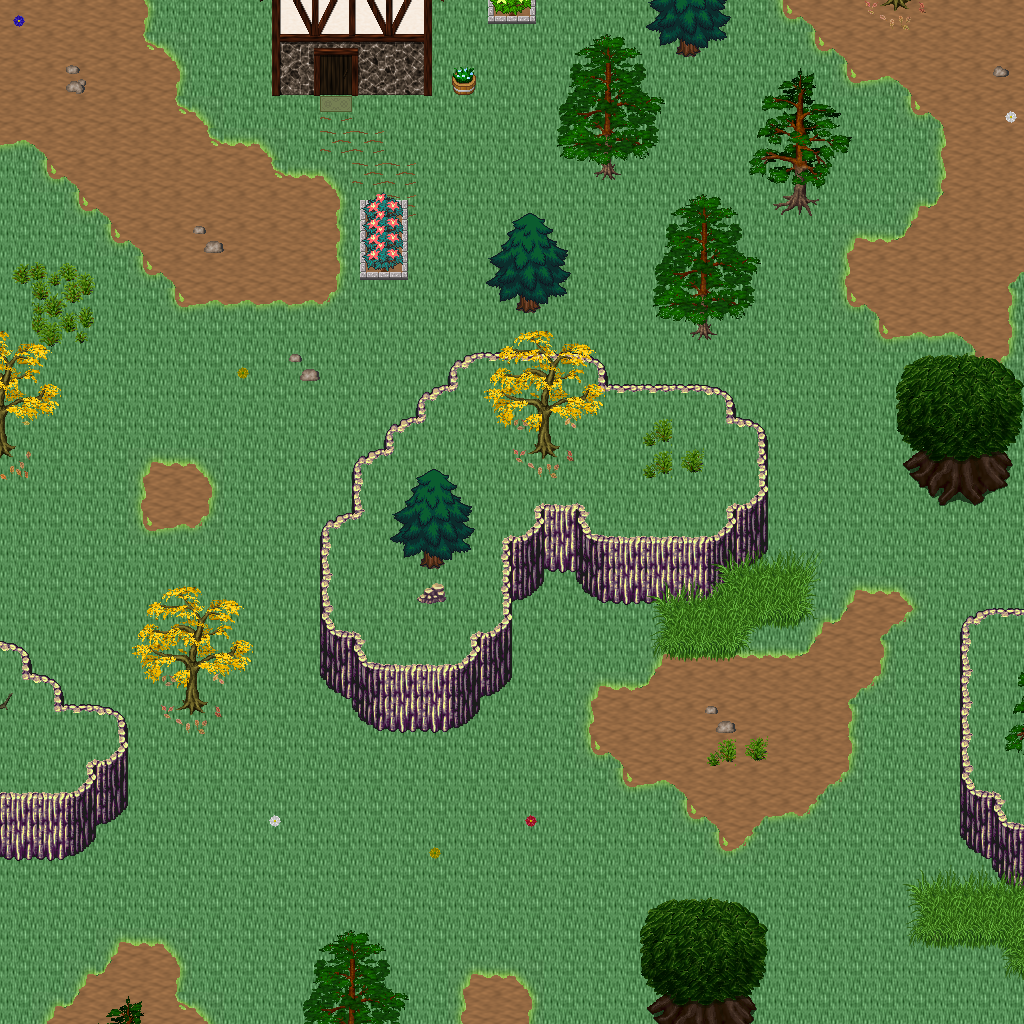

This is a level from a 2D game, rendered from its Tiled map with the project's own tilesets. A one-line summary and the map file follow, with tile-layer data summarised:
An orthogonal 32x32 tile map with 32x32 px tiles, 5 tile layers (Ground, Objects, Objects2, Above, ...), 1 hidden layer not drawn, 33 tilesets.

<map version="1.10" tiledversion="1.11.0" orientation="orthogonal" renderorder="right-down" width="32" height="32" tilewidth="32" tileheight="32" infinite="0" nextlayerid="11" nextobjectid="1">
 <tileset firstgid="1" name="logic_collision" tilewidth="32" tileheight="32" tilecount="1" columns="1">
  <image source="../drawable/logic_collision.png" width="32" height="32" />
 </tileset>
 <tileset firstgid="2" name="ground_ground" tilewidth="32" tileheight="32" tilecount="33" columns="3">
  <image source="../drawable/ground_ground.png" width="96" height="352" />
 </tileset>
 <tileset firstgid="35" name="building_house_3" tilewidth="32" tileheight="32" tilecount="48" columns="6">
  <image source="../drawable/building_house_3.png" width="192" height="256" />
 </tileset>
 <tileset firstgid="83" name="building_house_chalet" tilewidth="32" tileheight="32" tilecount="56" columns="7">
  <image source="../drawable/building_house_chalet.png" width="224" height="256" />
 </tileset>
 <tileset firstgid="139" name="terrain_grassland" tilewidth="32" tileheight="32" tilecount="88" columns="8">
  <image source="../drawable/terrain_grassland.png" width="256" height="352" />
 </tileset>
 <tileset firstgid="227" name="ground_grass_edges" tilewidth="32" tileheight="32" tilecount="36" columns="12">
  <image source="../drawable/ground_grass_edges.png" width="384" height="96" />
 </tileset>
 <tileset firstgid="263" name="ground_grass_corners" tilewidth="32" tileheight="32" tilecount="24" columns="6">
  <image source="../drawable/ground_grass_corners.png" width="192" height="128" />
 </tileset>
 <tileset firstgid="287" name="ground_grass_2" tilewidth="32" tileheight="32" tilecount="21" columns="3">
  <image source="../drawable/ground_grass_2.png" width="96" height="224" />
 </tileset>
 <tileset firstgid="308" name="plant_tree_fall_trees" tilewidth="32" tileheight="32" tilecount="40" columns="8">
  <image source="../drawable/plant_tree_fall_trees.png" width="256" height="160" />
 </tileset>
 <tileset firstgid="348" name="plant_tree_pine_tree" tilewidth="32" tileheight="32" tilecount="20" columns="4">
  <image source="../drawable/plant_tree_pine_tree.png" width="128" height="160" />
 </tileset>
 <tileset firstgid="368" name="plant_tree_pine_tree_1" tilewidth="32" tileheight="32" tilecount="20" columns="4">
  <image source="../drawable/plant_tree_pine_tree_1.png" width="128" height="160" />
 </tileset>
 <tileset firstgid="388" name="plant_tree_tree_darkgreen" tilewidth="32" tileheight="32" tilecount="88" columns="8">
  <image source="../drawable/plant_tree_tree_darkgreen.png" width="256" height="352" />
 </tileset>
 <tileset firstgid="476" name="plant_tree_evergreen" tilewidth="32" tileheight="32" tilecount="36" columns="3">
  <image source="../drawable/plant_tree_evergreen.png" width="96" height="384" />
 </tileset>
 <tileset firstgid="512" name="plant_tree_dead_tree_3" tilewidth="32" tileheight="32" tilecount="16" columns="4">
  <image source="../drawable/plant_tree_dead_tree_3.png" width="128" height="128" />
 </tileset>
 <tileset firstgid="528" name="plant_stump_hollow_logs" tilewidth="32" tileheight="32" tilecount="6" columns="3">
  <image source="../drawable/plant_stump_hollow_logs.png" width="96" height="64" />
 </tileset>
 <tileset firstgid="534" name="plant_stump_stump_purple" tilewidth="32" tileheight="32" tilecount="4" columns="2">
  <image source="../drawable/plant_stump_stump_purple.png" width="64" height="64" />
 </tileset>
 <tileset firstgid="538" name="plant_leaves" tilewidth="32" tileheight="32" tilecount="8" columns="4">
  <image source="../drawable/plant_leaves.png" width="128" height="64" />
 </tileset>
 <tileset firstgid="546" name="building_door_brown_door" tilewidth="32" tileheight="32" tilecount="3" columns="1">
  <image source="../drawable/building_door_brown_door.png" width="32" height="96" />
 </tileset>
 <tileset firstgid="549" name="item_pot_barrel_with_flower" tilewidth="32" tileheight="32" tilecount="2" columns="2">
  <image source="../drawable/item_pot_barrel_with_flower.png" width="64" height="32" />
 </tileset>
 <tileset firstgid="551" name="ground_rock_pebbles" tilewidth="32" tileheight="32" tilecount="3" columns="1">
  <image source="../drawable/ground_rock_pebbles.png" width="32" height="96" />
 </tileset>
 <tileset firstgid="554" name="plant_mushroom3" tilewidth="32" tileheight="32" tilecount="2" columns="2">
  <image source="../drawable/plant_mushroom3.png" width="64" height="32" />
 </tileset>
 <tileset firstgid="556" name="plant_bush_large_green" tilewidth="32" tileheight="32" tilecount="9" columns="3">
  <image source="../drawable/plant_bush_large_green.png" width="96" height="96" />
 </tileset>
 <tileset firstgid="565" name="plant_flower_daisy_blue" tilewidth="32" tileheight="32" tilecount="8" columns="2">
  <image source="../drawable/plant_flower_daisy_blue.png" width="64" height="128" />
 </tileset>
 <tileset firstgid="573" name="plant_flower_daisy_red" tilewidth="32" tileheight="32" tilecount="8" columns="2">
  <image source="../drawable/plant_flower_daisy_red.png" width="64" height="128" />
 </tileset>
 <tileset firstgid="581" name="plant_flower_daisy_white" tilewidth="32" tileheight="32" tilecount="8" columns="2">
  <image source="../drawable/plant_flower_daisy_white.png" width="64" height="128" />
 </tileset>
 <tileset firstgid="589" name="plant_flower_daisy_yellow" tilewidth="32" tileheight="32" tilecount="8" columns="2">
  <image source="../drawable/plant_flower_daisy_yellow.png" width="64" height="128" />
 </tileset>
 <tileset firstgid="597" name="plant_flower_stone_edge_beds" tilewidth="32" tileheight="32" tilecount="24" columns="8">
  <image source="../drawable/plant_flower_stone_edge_beds.png" width="256" height="96" />
 </tileset>
 <tileset firstgid="621" name="logic_creature_human_evil" tilewidth="32" tileheight="32" tilecount="16" columns="8">
  <image source="../drawable/logic_creature_human_evil.png" width="256" height="64" />
 </tileset>
 <tileset firstgid="637" name="logic_creature_animal" tilewidth="32" tileheight="32" tilecount="32" columns="8">
  <image source="../drawable/logic_creature_animal.png" width="256" height="128" />
 </tileset>
 <tileset firstgid="669" name="ground_tall_grass" tilewidth="32" tileheight="32" tilecount="15" columns="5">
  <image source="../drawable/ground_tall_grass.png" width="160" height="96" />
 </tileset>
 <tileset firstgid="684" name="logic_creature_reptile" tilewidth="32" tileheight="32" tilecount="7" columns="7">
  <image source="../drawable/logic_creature_reptile.png" width="224" height="32" />
 </tileset>
 <tileset firstgid="691" name="logic_creature_fowl" tilewidth="32" tileheight="32" tilecount="6" columns="6">
  <image source="../drawable/logic_creature_fowl.png" width="192" height="32" />
 </tileset>
 <tileset firstgid="697" name="object_stone_well" tilewidth="32" tileheight="32" tilecount="6" columns="2">
  <image source="../drawable/object_stone_well.png" width="64" height="96" />
 </tileset>
 <layer id="1" name="Ground" width="32" height="32">
  <data>[1024 cells, 1024 non-empty, 2 distinct tile ids]</data>
 </layer>
 <layer id="2" name="Objects" width="32" height="32">
  <data>[1024 cells, 250 non-empty, 57 distinct tile ids]</data>
 </layer>
 <layer id="3" name="Objects2" width="32" height="32">
  <data>[1024 cells, 94 non-empty, 52 distinct tile ids]</data>
 </layer>
 <layer id="4" name="Above" width="32" height="32">
  <data>[1024 cells, 106 non-empty, 53 distinct tile ids]</data>
 </layer>
 <layer id="5" name="Above2" width="32" height="32">
  <data>[1024 cells, 62 non-empty, 34 distinct tile ids]</data>
 </layer>
 <layer id="6" name="Walkable" width="32" height="32" visible="0">
  <data>[1024 cells, 171 non-empty, 1 distinct tile ids]</data>
 </layer>
 <objectgroup id="7" name="Mapevents" />
 <objectgroup id="8" name="Spawn" />
 <objectgroup id="9" name="Keys" />
 <objectgroup id="10" name="Replace" />
</map>
